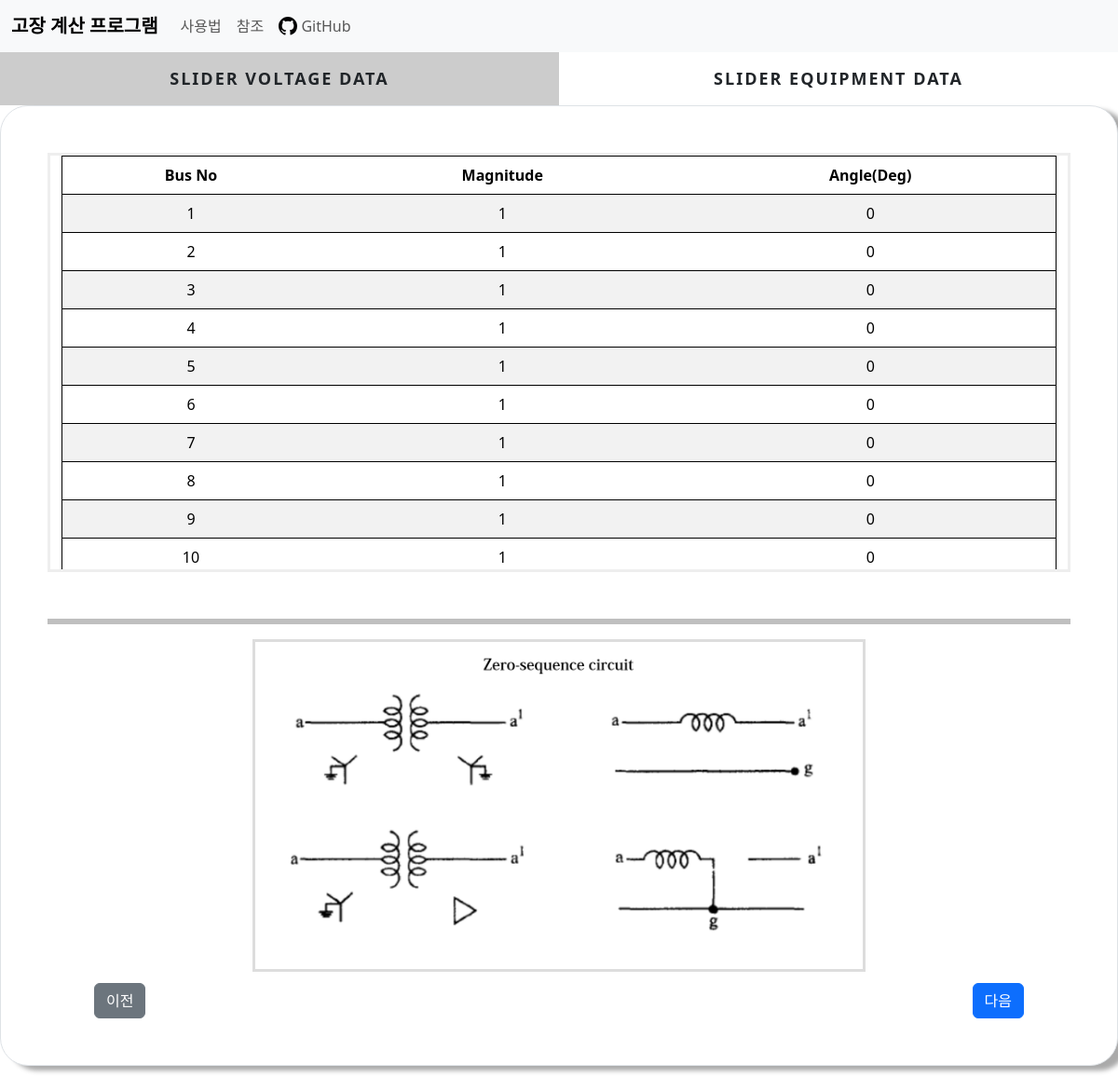
The app's page /slider/, older data.
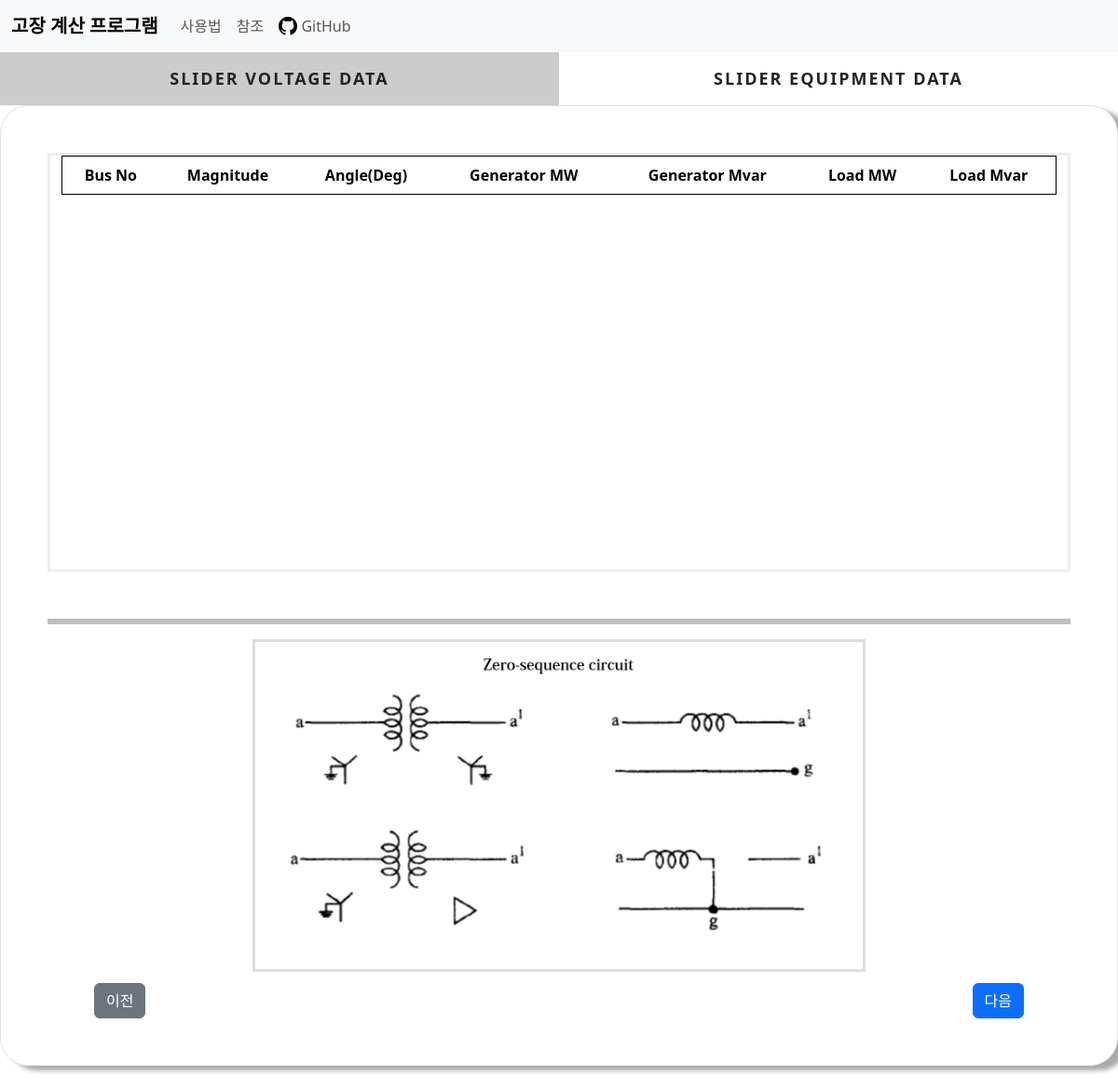
The same page, newer data.
### cal/models.py (models this page shows)
class Sliderbus(models.Model):
    Bus_No =models.SmallIntegerField()
    Voltage_Mag = models.FloatField(default=0)
    Voltage_Deg = models.FloatField(default=0)
    Generator_MW = models.FloatField(default=0,null=True,blank=True)
    Generator_Mvar = models.FloatField(default=0,null=True,blank=True)
    Load_MW = models.FloatField(default=0,null=True,blank=True)
    Load_Mvar = models.FloatField(default=0,null=True,blank=True)

### cal/views.py (the view)
# urls.py: path('slider/',views.slider, name='slider'),
def slider(request):
    sliderbus = Sliderbus.objects.all()
    sliderline = SliderLine.objects.all().order_by('line_type')
    condition = conditionCheck.objects.get(find_con=True)
    fault_con = FaultCondition.objects.get(to_find=True)
    context={'sliderbus':sliderbus, 'sliderline':sliderline,'fault_con':fault_con,'condition':condition}
    return render(request,'cal/slider.html',context=context)

### cal/templates/cal/slider.html (shortened to what this page needs)
{% extends './base.html'%}
{% load static %}
{% block css %}
<link rel="stylesheet" href="{% static 'cal/css/solution_img.css'%}">
{% endblock css %}
{% block content %}
<div class="main">
    <div class="tab other">
      <label for="tab-1">Slider Voltage Data</label>
      <label for="tab-2">Slider Equipment Data</label>
    </div>
    <div class="content">
      <div class="content-dis">
        <div class="border">
          <div class="container  fault">
            <table class="table table-striped">
              {% if condition.is_flow %}
                <thead>
                  <tr>
                    <td>Bus No</td>
                    <td>Magnitude</td>
                    <td>Angle(Deg)</td>
                    <td>Generator MW</td>
                    <td>Generator Mvar</td>
                    <td>Load MW</td>
                    <td>Load Mvar</td>
                  </tr>
                </thead>
              {% else %}
                <thead>
                  <tr>
                    <td>Bus No</td>
                    <td>Magnitude</td>
                    <td>Angle(Deg)</td>
                  </tr>
                </thead>
                <tbody>
                  {% for i in sliderbus %}
                  <tr>
                    <td>{{i.Bus_No}}</td>
                    <td>{{i.Voltage_Mag|floatformat:-4}}</td>
                    <td>{{i.Voltage_Deg|floatformat:-4}}</td>
                  </tr>
                  {% endfor %}
                </tbody>
              {% endif %}
            </table>
          </div>
          {% if fault_con.is_flow %}
            <a class="btn btn-secondary prev" href="{% url 'flow' %}">이전</a>
          {% else %}
            <a class="btn btn-secondary prev" href="{% url 'initial' %}">이전</a>
          {% endif %}
          {% if fault_con.fault_type == 0 %}
            <a class="btn btn-primary next" href="{% url 'ybus' %}">다음</a>
          {% else %}
            <a class="btn btn-primary next" href="{% url 'transformer' %}">다음</a>
          {% endif %}
          <hr>
          {% if faultcon.fault_type == 0 %}
            {% if fault_con.is_shunt %}
              {% if fault_con.is_load_effect %}
                <img src="{% static 'cal/images/ybusbload.png'%}">
              {% else %}
                <img src="{% static 'cal/images/ybusb.png'%}">
              {% endif %}
            {% else %}
              {% if fault_con.is_load_effect %}
                <img src="{% static 'cal/images/ybusload.png'%}">
              {% else %}
                <img src="{% static 'cal/images/ybus.png'%}">
              {% endif %}
            {% endif%}
          {% else%}
            <img src="{% static 'cal/images/zero-sequence.png'%}">
          {% endif %}
        </div>
      </div>
    </div>
  </div>
{% endblock content%}

Row changes from the older to the newer data that the page shows:
removed Sliderbus: Bus_No "1", Voltage_Mag "1", Voltage_Deg "0"
removed Sliderbus: Bus_No "2", Voltage_Mag "1", Voltage_Deg "0"
removed Sliderbus: Bus_No "3", Voltage_Mag "1", Voltage_Deg "0"
removed Sliderbus: Bus_No "4", Voltage_Mag "1", Voltage_Deg "0"
removed Sliderbus: Bus_No "5", Voltage_Mag "1", Voltage_Deg "0"
removed Sliderbus: Bus_No "6", Voltage_Mag "1", Voltage_Deg "0"
removed Sliderbus: Bus_No "7", Voltage_Mag "1", Voltage_Deg "0"
removed Sliderbus: Bus_No "8", Voltage_Mag "1", Voltage_Deg "0"
removed Sliderbus: Bus_No "9", Voltage_Mag "1", Voltage_Deg "0"
removed Sliderbus: Bus_No "10", Voltage_Mag "1", Voltage_Deg "0"
Text that changed along with them:
text now shown: "Generator MW Generator Mvar Load MW Load Mvar"
